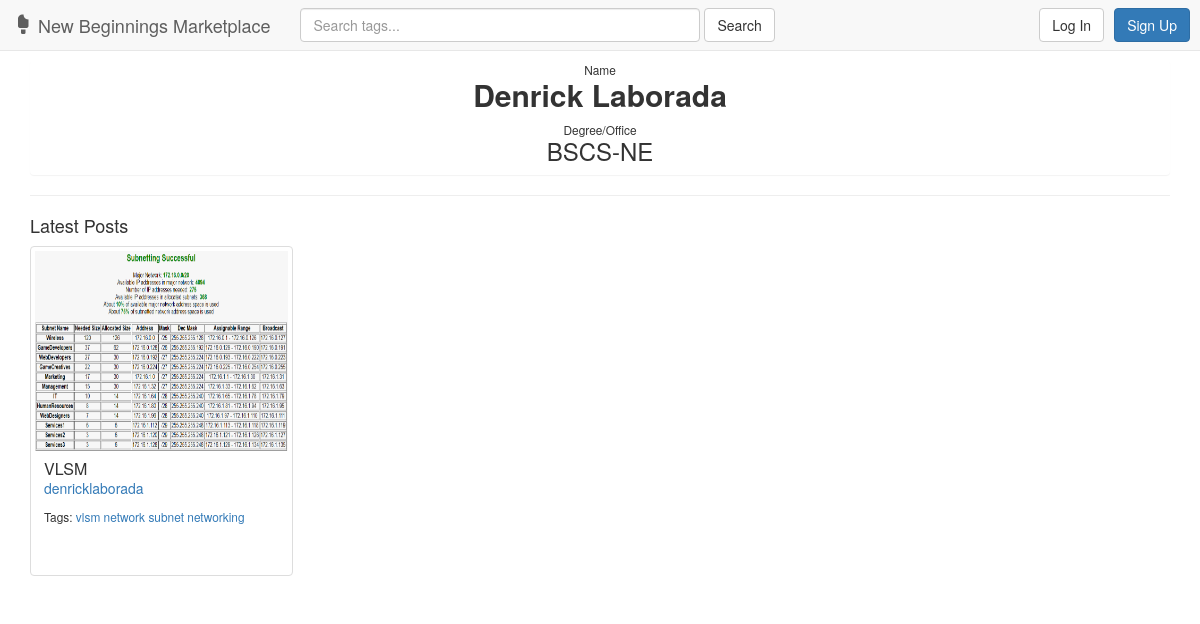
/user/17/, run on the app's committed database.
### marketplace/models.py (models this page shows, shortened)
class Post(models.Model):
    user = models.ForeignKey(User, on_delete=models.CASCADE)
    image = models.ImageField(upload_to='marketplace/static/marketplace/img/', blank=True, default='marketplace/static/marketplace/img/def/default.png')
    name = models.CharField(max_length=25)
    condition = models.CharField(max_length=50)
    quantity = models.PositiveIntegerField(default=1, validators=[MinValueValidator(1)])
    CHOICES = (
        ('Academic', 'Academic'),
        ('Office', 'Office'),
    )
    type = models.CharField(max_length=8, choices=CHOICES)
    course = models.CharField(max_length=20, blank=True)
    tags = TaggableManager(blank=True)

### marketplace/views.py (the view)
# urls.py: url(r'^user/(?P<user_id>[0-9]+)/$', views.userdetails, name='userdetails'),
def userdetails(request, user_id):
    userobj = get_object_or_404(User, pk=user_id)
    user_latest_post = Post.objects.filter(user=userobj).order_by('-id')
    if request.method == 'POST':
        regform = RegistrationForm(request.POST)
        postform = PostForm(request.POST, request.FILES)
        if regform.is_valid():
            regform.save()
            return redirect('/')
        elif request.user.is_authenticated():
            if postform.is_valid():
                obj = postform.save(commit=False)
                obj.user = request.user
                obj.image = postform.cleaned_data['image']
                obj.save()
                postform.save_m2m()
                return redirect('/')
        else:
            postform = PostForm()
            regform = RegistrationForm()
            context = {
                'userprofile': userobj,
                'latest_posts': user_latest_post,
                'regform': regform,
                'postform': postform,
            }
            return login(request, context, template_name='marketplace/err.html')
    else:
        regform = RegistrationForm()
        postform = PostForm()
        context = {
            'userprofile': userobj,
            'latest_posts': user_latest_post,
            'regform': regform,
            'postform': postform,
        }
        return render(request, 'marketplace/user.html', context)

### marketplace/forms.py (shortened to what this page needs)
class RegistrationForm(UserCreationForm):
    first_name = forms.CharField(required=True)
    last_name = forms.CharField(required=True)
    degree_or_office = forms.CharField(required=True)
    class Meta:
        model = User
        fields = (
            'username',
            'first_name',
            'last_name',
            'password1',
            'password2',
            'degree_or_office',
        )

class PostForm(forms.ModelForm):
    name = forms.CharField(required=True)
    condition = forms.CharField(required=True)
    type = forms.ChoiceField(choices=Post.CHOICES, required=True)
    quantity = forms.IntegerField(required=True, initial='1', min_value=1)
    class Meta:
        model = Post
        fields = (
            'image',
            'name',
            'condition',
            'quantity',
            'type',
            'course',
            'tags',
        )

### marketplace/templates/marketplace/user.html (shortened to what this page needs)
{% extends 'marketplace/includes/header.html' %}
{% block body %}
    <div class="container">
        <div class="text-center panel">
            <div>
                <small>Name</small>
                <h2 style="margin-top: 0;"><strong>{{ userprofile.first_name }} {{ userprofile.last_name }}</strong></h2>
                <small>Degree/Office</small>
                <h3 style="margin-top: 0;">{{ userprofile.degree_or_office }}</h3>
            </div>
        </div>
        <hr />
        <h4>Latest Posts</h4>
        <div id="posts_5" class="row">
            {% for post in latest_posts|slice:':5' %}
                <div class="col-sm-6 col-md-3">
                    <div class="thumbnail">
                        <a data-toggle="modal" data-target="#postModal{{ post.id }}" href="javascript:void(0);"><img src="{{ post.image.url }}" style="height:200px;"></a>
                        <div class="caption" style="height: 120px;">
                            <h3 class="panel-title"><a data-toggle="modal" data-target="#postModal{{ post.id }}" href="javascript:void(0);">{{ post.name }}</a></h3>
                            <p><a href="{% url 'marketplace:userdetails' post.user.id %}">
                                {{ post.user }}
                            </a></p>
                            <p><small>Tags:
                                {% for t in post.tags.all %}
                                    <a href="{% url 'marketplace:tagresults' t.name %}">{{ t.name }}</a>
                                {% endfor %}
                            </small></p>
                        </div>
                    </div>
                </div>
            {% endfor %}
        </div>
    </div>
{% endblock %}

### data on the page
Post: image (picture), name "VLSM", user "denricklaborada"
Tag: name "vlsm"
Tag: name "network"
Tag: name "subnet"
Tag: name "networking"

### other printed values
{{ userprofile.first_name }} "Denrick"
{{ userprofile.last_name }} "Laborada"
{{ userprofile.degree_or_office }} "BSCS-NE"
